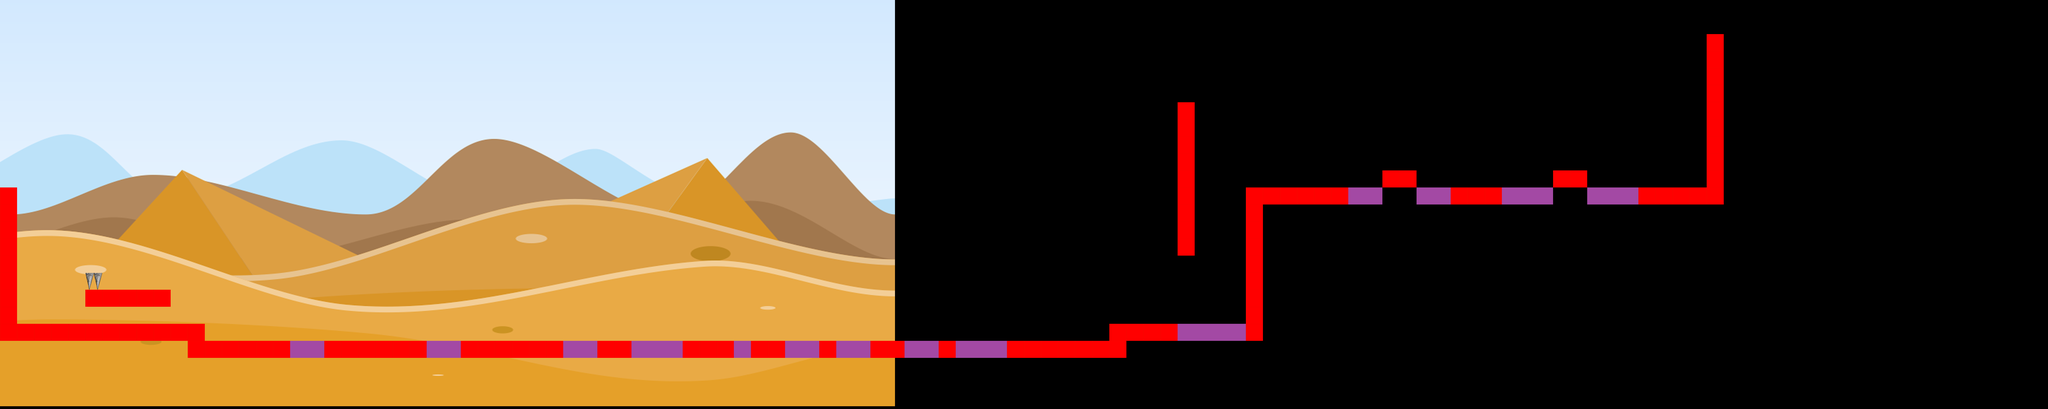

Tiled map render using the project's own tile images. Description and the map definition, with tile-layer contents summarised, below:
An orthogonal 120x24 tile map with 68x68 px tiles, 2 tile layers (Capa de Patrones 1, Capa de patrones 2), 1 image layer.

<map version="1.0" orientation="orthogonal" renderorder="right-down" width="120" height="24" tilewidth="68" tileheight="68" nextobjectid="1">
 <properties>
  <property name="bone_positionx" type="float" value="5848" />
  <property name="bone_positiony" type="float" value="1360" />
  <property name="camera_y_limit" type="float" value="-700" />
  <property name="parallax_speed" type="float" value="0.6" />
  <property name="player_starting_valuex" type="float" value="140" />
  <property name="player_starting_valuey" type="float" value="830" />
 </properties>
 <tileset firstgid="1" name="Tileset_little" tilewidth="68" tileheight="68" spacing="1" margin="1" tilecount="24" columns="6">
  <image source="Tileset_little.png" width="415" height="276" />
 </tileset>
 <imagelayer name="Capa de Imagen 1" offsetx="-1087.39" offsety="-1025.94">
  <image source="Background44.png" width="4653" height="2646" />
 </imagelayer>
 <layer name="Capa de Patrones 1" width="120" height="24">
  <data>[2880 cells, 109 non-empty, 1 distinct tile ids]</data>
 </layer>
 <layer name="Capa de patrones 2" width="120" height="24">
  <data>[2880 cells, 143 non-empty, 3 distinct tile ids]</data>
 </layer>
</map>
